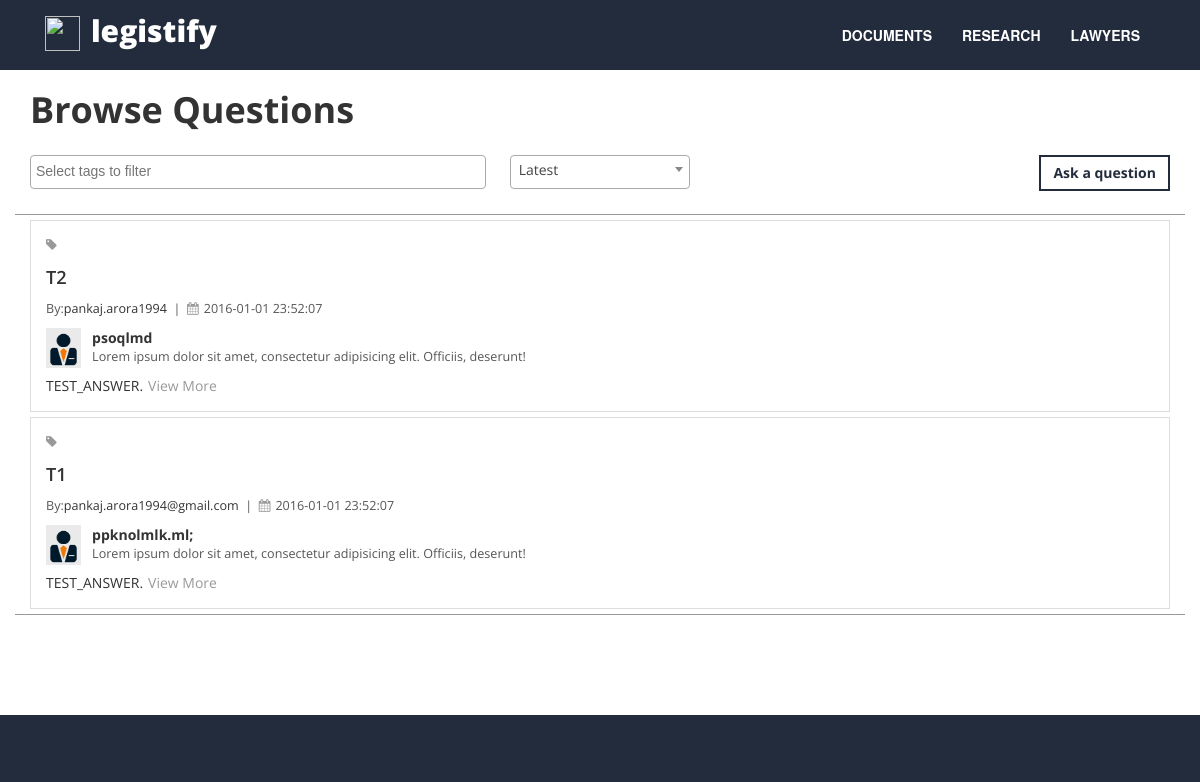
The app's page / (upper part), older data.
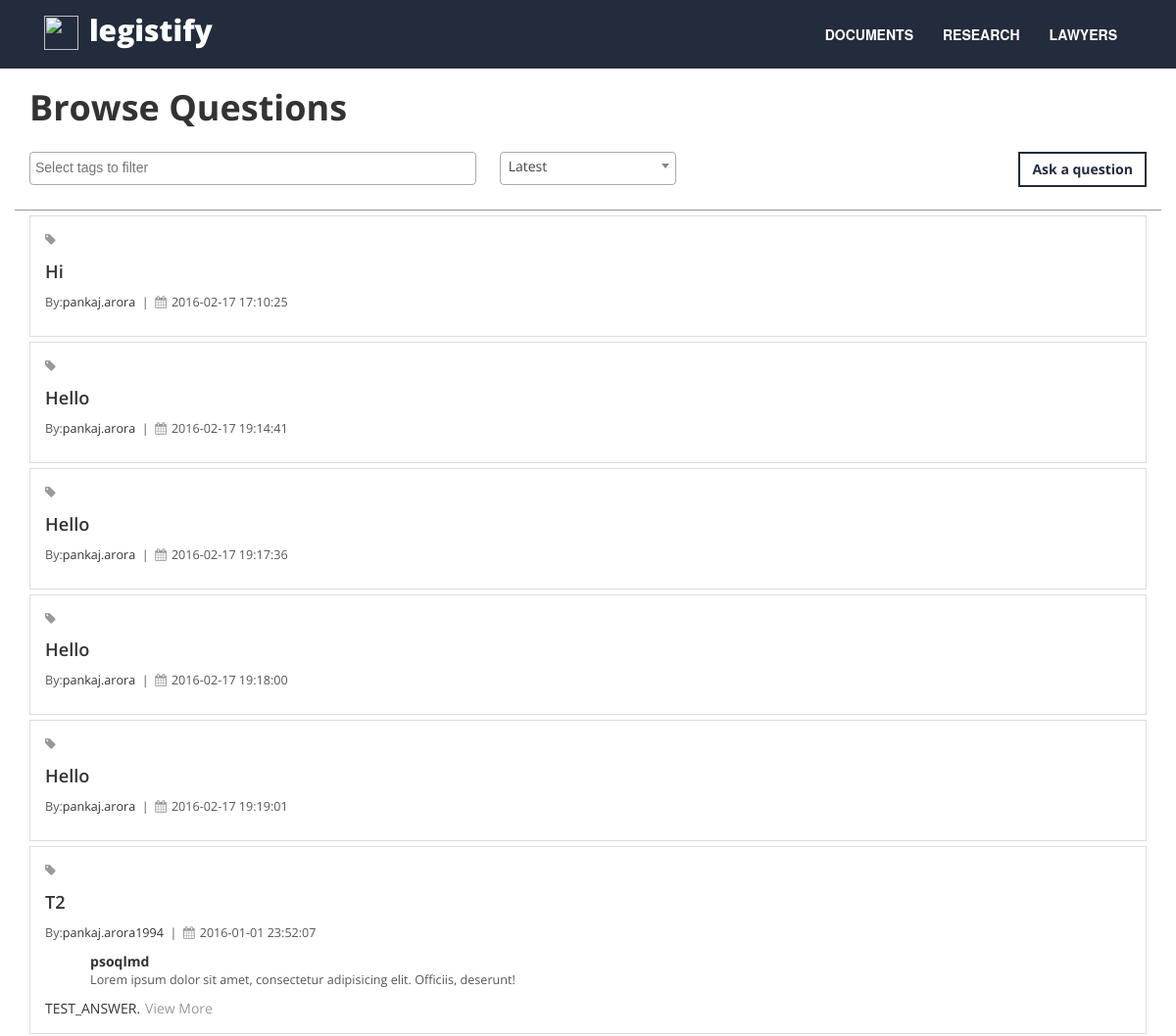
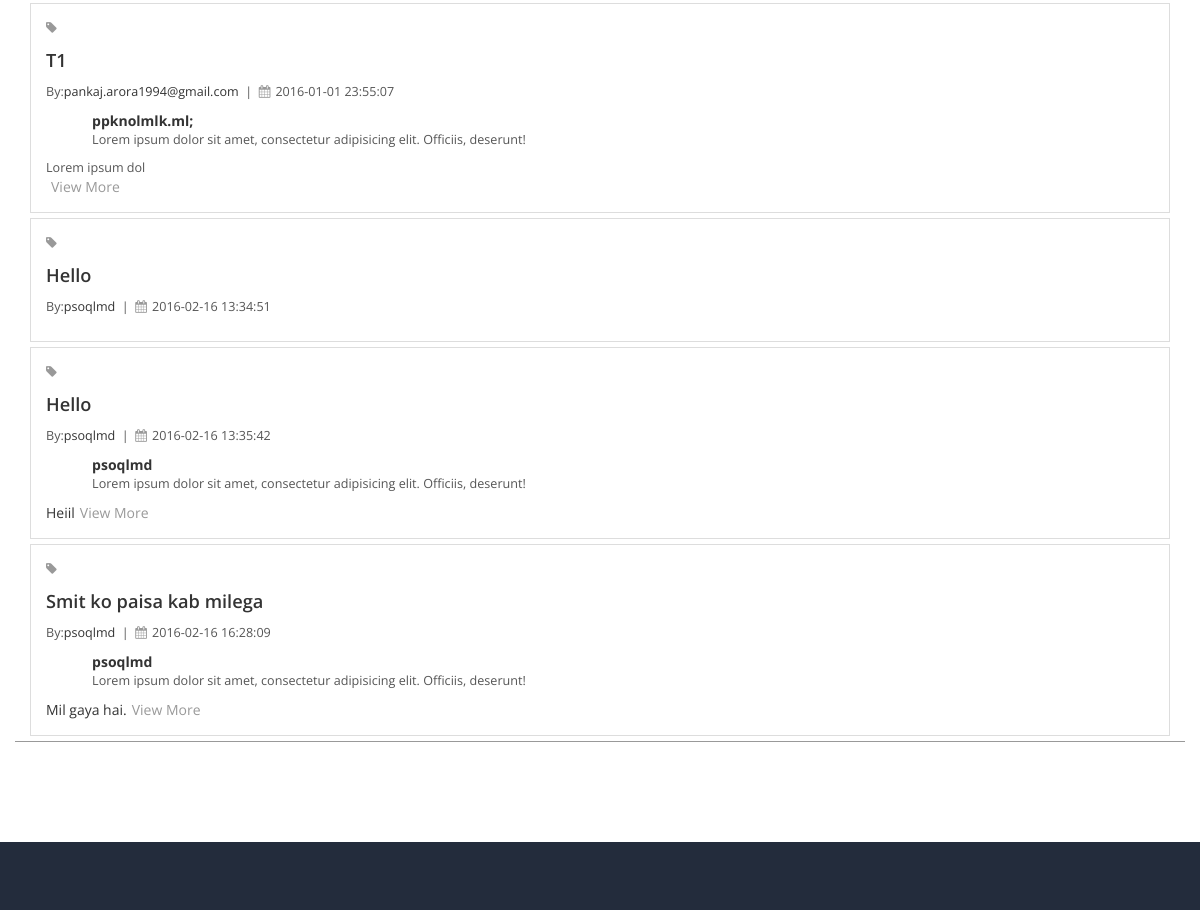
The same page, newer data (2 pictures, top to bottom).
### tables this page shows
CREATE TABLE IF NOT EXISTS `questions` (
  `id` bigint(20) NOT NULL,
  `title` mediumtext NOT NULL,
  `description` mediumtext NOT NULL,
  `user_id` bigint(20) NOT NULL,
  `upvotes` bigint(20) NOT NULL DEFAULT '0',
  `datetime` datetime NOT NULL DEFAULT CURRENT_TIMESTAMP,
  `downvotes` bigint(20) NOT NULL
);

CREATE TABLE IF NOT EXISTS `users` (
  `id` bigint(20) NOT NULL,
  `username` varchar(255) NOT NULL,
  `fname` text NOT NULL,
  `lname` text NOT NULL,
  `email` varchar(255) NOT NULL,
  `password` text NOT NULL,
  `is_activated` tinyint(1) NOT NULL DEFAULT '0',
  `activation_key` varchar(64) NOT NULL,
  `reset_pass` varchar(64) DEFAULT NULL,
  `user_type` char(2) NOT NULL,
  `url` text NOT NULL,
  `first_time` tinyint(4) NOT NULL DEFAULT '1',
  `free_doc` tinyint(4) NOT NULL DEFAULT '1',
  `promo_code` varchar(20) DEFAULT NULL,
  `package_subscribed` int(10) NOT NULL,
  `package_docs` int(11) NOT NULL,
  `package_begindate` datetime NOT NULL,
  `package_enddate` datetime NOT NULL
);

CREATE TABLE IF NOT EXISTS `user_lawyer` (
  `id` bigint(20) NOT NULL,
  `username` varchar(255) NOT NULL,
  `acc_type` varchar(64) NOT NULL DEFAULT 'Advocate',
  `phone` varchar(11) NOT NULL,
  `age` int(11) NOT NULL,
  `sex` varchar(10) NOT NULL,
  `school` varchar(100) NOT NULL,
  `college` varchar(100) NOT NULL,
  `practice_areas` varchar(200) NOT NULL,
  `court` varchar(100) NOT NULL,
  `office_address` text NOT NULL,
  `work_exp` text NOT NULL,
  `achievements` text NOT NULL,
  `summary` text NOT NULL,
  `associations` text NOT NULL,
  `council_id` varchar(12) NOT NULL,
  `publication` text NOT NULL,
  `date` date NOT NULL,
  `office_number` int(15) NOT NULL,
  `personal_num` int(15) NOT NULL,
  `website` varchar(255) NOT NULL DEFAULT 'No website to show',
  `google_link` varchar(255) NOT NULL,
  `linkedin_link` varchar(255) NOT NULL,
  `twitter_link` varchar(255) NOT NULL,
  `consultation_fees` int(64) NOT NULL,
  `review_fees` int(64) NOT NULL,
  `preference` text NOT NULL,
  `pic_link` varchar(255) NOT NULL DEFAULT 'img/def_pic.png',
  `practice_city` varchar(100) NOT NULL,
  `practice_state` varchar(100) NOT NULL
);

CREATE TABLE IF NOT EXISTS `answers` (
  `id` bigint(20) NOT NULL,
  `answer` mediumtext NOT NULL,
  `question_id` bigint(20) NOT NULL,
  `user_id` bigint(20) NOT NULL,
  `upvotes` int(11) NOT NULL DEFAULT '0',
  `datetime` datetime NOT NULL DEFAULT CURRENT_TIMESTAMP,
  `downvotes` int(11) NOT NULL
);

### application/controllers/Forum.php (called while the page is built, shortened)
<?php
class Forum extends CI_Controller
{
	public function __construct()
	{
		$this->load->library('email');
		$this->load->library('session');
		$this->load->model('forum_model');
	}
	public function index()
	{
		$data['questions'] = $this->forum_model->fetch_ques();
		foreach ($data['questions'] as &$question)
		{
			$question->answer = $this->forum_model->fetch_best_ans($question->id);
		}
		$this->load->view('qna',$data);
	}
}

### index.php (called while the page is built, shortened)
<?php
require_once BASEPATH.'core/CodeIgniter.php';

### application/models/forum_model.php (called while the page is built, shortened)
<?php
class Forum_model extends CI_Model
{
	public function fetch_ques()
	{
		$data = explode( ',' ,$this->input->post('tag'));
		if(sizeof($data)==1 && $data[0]=='')
		{
			$query_str = "SELECT questions.id, questions.title,questions.description, questions.upvotes,questions.downvotes,questions.datetime,users.username FROM `questions` JOIN `users` ON questions.user_id=users.id";
		}
		$query = $this->db->query($query_str);
		return $query->result();
	}
	public function fetch_best_ans($ques_id)
	{
		$query_str = "SELECT answers.id,answers.answer,answers.datetime,answers.upvotes,answers.downvotes,user_lawyer.username,user_lawyer.pic_link FROM `answers` JOIN `user_lawyer` ON answers.user_id=user_lawyer.id WHERE
		answers.question_id='$ques_id' ORDER BY answers.upvotes DESC LIMIT 1";
		$query =$this->db->query($query_str);
		return $query->result();
	}
}

### application/views/qna.php (the view, shortened to what the changed rows need)
<!DOCTYPE html>
<html>
<head>
<link href="<?php echo base_url(); ?>assets/css/bootstrap.min.css" rel="stylesheet">
<link rel="stylesheet" href="<?php echo base_url(); ?>assets/css/font-awesome.min.css">
<link href="http://cdnjs.cloudflare.com/ajax/libs/select2/4.0.1/css/select2.min.css" rel="stylesheet" />
<link rel="stylesheet" type="text/css" href="<?php echo base_url(); ?>assets/css/style.css"></link>
<link rel="stylesheet" type="text/css" href="<?php echo base_url(); ?>assets/css/newStyle.css"></link>
</head>
<body>
<div class="content container">
	<div class="row">
		<div class="col-md-12">
			<div class="filter_cont">
				<div class="fil_head">
					<h1 style="float:left;margin-top:20px;">Browse Questions</h1>
				</div>
			</div>
		</div>
		<div class="col-md-12 rsh_results_cont">
            <?php
            foreach ($questions as $row):?>
			<div class="rsh_result">
				<div class="rsh_result_head">
					<div class="result_tags small_light">
						<i class="fa fa-tag"></i><?php if(!empty($row->tags)) :echo $row->tags[0]->name;endif;?><?php for($i=1;$i<sizeof($row->tags);$i++): echo ','.$row->tags[$i]->name;endfor;?>
					</div>
					<a href='./forum/answer/<?php echo $row->id?>' style="text-decorations:none; color:inherit;"><div class="result_ques">
                        <?php echo $row->title;?>
					</div></a>
					<div class="result_info_strip small_light" >
						By:<span style="color:#333;"><?php echo $row->username?> </span> &nbsp;|&nbsp; <i class="fa fa-calendar"></i><?php echo $row->datetime?> &nbsp;
					</div>
				</div>
                    <?php if(!empty($row->answer)):?>
				<div class="rsh_result_body">
					<div class="credibility_facts">
						<div class="cf_img">
                            <?php if($row->answer[0]->pic_link==''):?>
							<img src=<?php echo $row->answer[0]->pic_link?>>
                            <?php else:?>
                            <img src="<?php echo base_url();?>img/people.png">
                            <?php endif;?>
						</div>
						<div class="cf_facts">
							<div class="cf_facts_name"><?php echo $row->answer[0]->username?></div>
							<div class="cf_facts_descr small_light ellipsis">Lorem ipsum dolor sit amet, consectetur adipisicing elit. Officiis, deserunt!</div>
						</div>
					</div>
					<div class="result_ans">
						<?php echo substr($row->answer[0]->answer,0,150); ?><span class="view_more">View More</span>
					</div>
				</div>
                <?php endif;?>
			</div>
        <?php endforeach; ?>
		</div>
	</div>
</div>
</body>
</html>

Row changes from the older to the newer data that the page shows:
no longer on this page (row edited): answers: answer "TEST_ANSWER."
added questions: title "Hi", user.username "pankaj.arora", datetime "2016-02-17 17:10:25"
added questions: title "Hello", user.username "pankaj.arora", datetime "2016-02-17 19:14:41"
added questions: title "Hello", user.username "pankaj.arora", datetime "2016-02-17 19:17:36"
added questions: title "Hello", user.username "pankaj.arora", datetime "2016-02-17 19:18:00"
added questions: title "Hello", user.username "pankaj.arora", datetime "2016-02-17 19:19:01"
changed questions "pankaj.arora1994": pic_link: picture removed
changed questions "pankaj.arora1994@gmail.com": datetime "2016-01-01 23:52:07" → "2016-01-01 23:55:07"; answer (not shown) → "Lorem ipsum dol"; pic_link: picture removed
added questions: title "Hello", user.username "psoqlmd", datetime "2016-02-16 13:34:51"
added questions: title "Hello", user.username "psoqlmd", datetime "2016-02-16 13:35:42", $row->answer[0]->username "psoqlmd"
added answers: answer "Heiil"
added questions: title "Smit ko paisa kab milega", user.username "psoqlmd", datetime "2016-02-16 16:28:09", $row->answer[0]->username "psoqlmd"
added answers: answer "Mil gaya hai."
